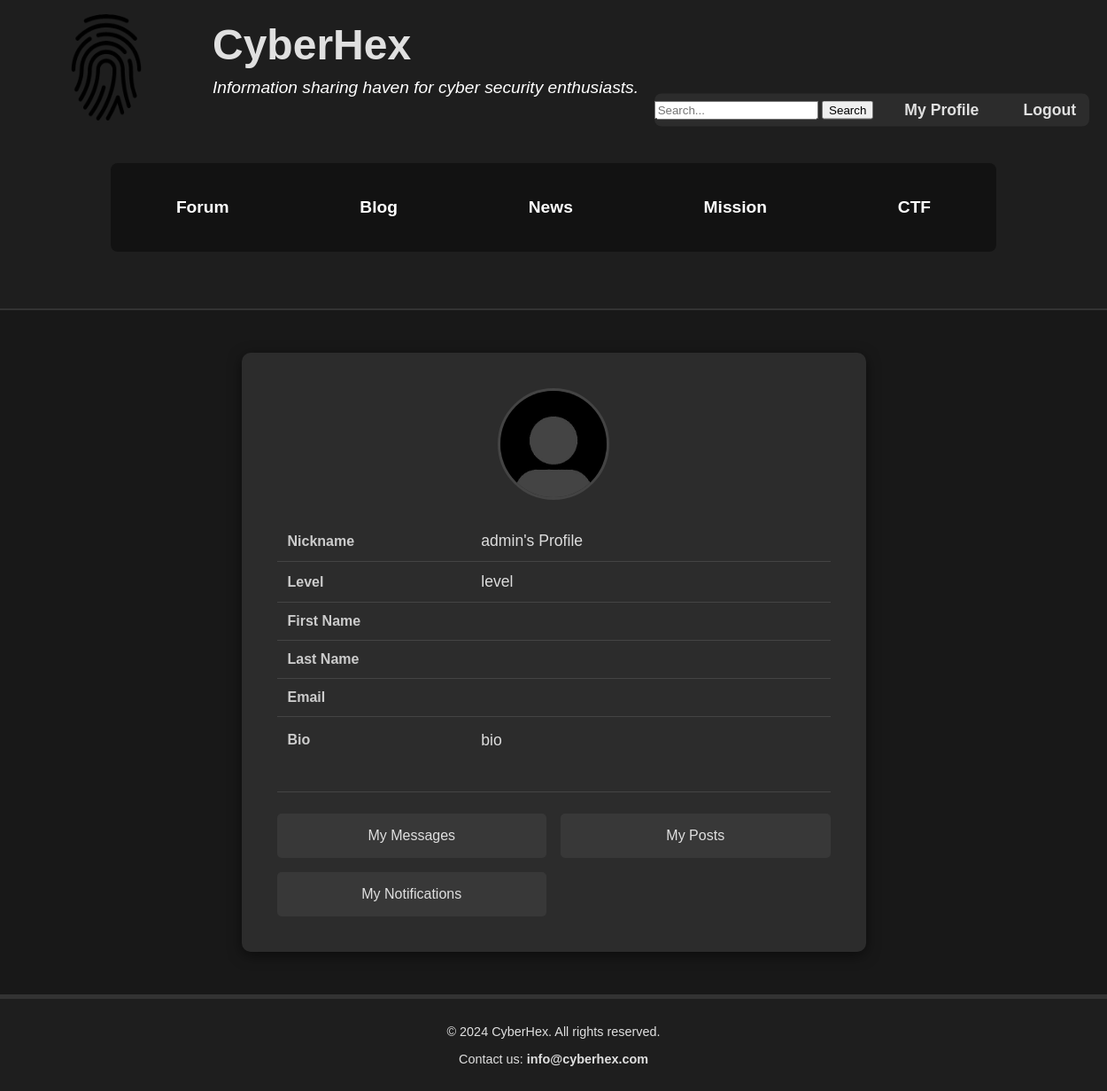
Page /accounts/profile/admin/ (signed in) on the committed database.
### user_accounts/models.py (models this page shows, shortened)
class User(AbstractUser):
    bio = models.TextField(blank=True)
    birth_date = models.DateField(null=True, blank=True)
    post_count = models.PositiveIntegerField(default=0)
    like_count = models.PositiveIntegerField(default=0)
    comment_count = models.PositiveIntegerField(default=0)
    level = models.CharField(max_length=50, blank=True)
    def __str__(self):
        return f"{self.username}'s Profile"

### user_accounts/views.py (the view)
# urls.py: path('profile/<str:username>/', views.profile, name='profile'),
@login_required
def profile(request, username):
    user = get_object_or_404(User, username=username)
    profile = get_object_or_404(User, username=username)
    return render(request, 'profile.html', {'user': user, 'profile': profile})

### user_accounts/templates/profile.html
{% extends 'layout.html' %}
{% load static %}
{% block content %}
<section class="profile-container">
    <div class="profile-card">
        <div class="profile-info">
            <img src="{% static 'images/default.jpg' %}" alt="Profile Picture" />
            <table>
                <tr>
                    <td><strong>Nickname</strong></td>
                    <td>{{ user }}</td>
                </tr>
                <tr>
                    <td><strong>Level</strong></td>
                    <td>{{ profile.level }}</td>
                </tr>
                <tr>
                    <td><strong>First Name</strong></td>
                    <td>{{ user.first_name }}</td>
                </tr>
                <tr>
                    <td><strong>Last Name</strong></td>
                    <td>{{ user.last_name }}</td>
                </tr>
                <tr>
                    <td><strong>Email</strong></td>
                    <td>{{ user.email }}</td>
                </tr>
                <tr>
                    <td><strong>Bio</strong></td>
                    <td class="bio-text">{{ profile.bio }}</td>
                </tr>
            </table>
        </div>
        <div class="profile-menu">
            <ul>
                <li><a href="{% url 'private_messages:inbox' %}">My Messages</a></li>
                <li><a href="{% url 'post_interactions:interactions_index' %}">My Posts</a></li>
                <li><a href="{% url 'notifications:notification_list' %}">My Notifications</a></li>
            </ul>
        </div>
    </div>
</section>
{% endblock %}

### static/css/style.css (style rules this page uses)
body { font-family: "Arial", sans-serif; background-color: #181818; color: #e0e0e0; margin: 0; padding: 0; display: grid; grid-template-rows: auto 1fr auto; grid-template-areas: "header" "main" "footer"; }
.profile-container { display: flex; justify-content: center; padding: 3em 0; background-color: #181818; }
.profile-card { background-color: #2c2c2c; color: #fff; padding: 2.5em; border-radius: 10px; width: 50%; box-shadow: 0 4px 15px rgba(0, 0, 0, 0.5); text-align: left; transition: transform 0.3s ease-in-out, box-shadow 0.3s ease-in-out; }
.profile-info { margin-bottom: 2em; }
.profile-card img { border-radius: 50%; width: 120px; height: 120px; object-fit: cover; margin-bottom: 1.5em; border: 3px solid #444; display: block; margin-left: auto; margin-right: auto; }
.profile-card table { width: 100%; border-collapse: collapse; margin-bottom: 2em; }
.profile-card table td { padding: 12px; border-bottom: 1px solid #444; }
.profile-card table td:first-child { width: 35%; font-weight: bold; color: #ccc; }
.profile-card table td:nth-child(2) { font-size: 1.1em; color: #ddd; }
.profile-card table tr:last-child td { border-bottom: none; }
.profile-menu { margin-top: 2em; border-top: 1px solid #444; padding-top: 1.5em; }
.profile-menu ul { list-style: none; padding: 0; margin: 0; display: grid; grid-template-columns: repeat(2, 1fr); gap: 1em; }
.profile-menu li { margin: 0; }
.profile-menu a { display: block; text-decoration: none; color: #e0e0e0; padding: 1em; background-color: #383838; border-radius: 5px; transition: all 0.3s ease; text-align: center; }
.bio-text { line-height: 1.6; color: #ddd; }

### rows in the picture
User: username "admin's Profile", level "level", bio "bio"
